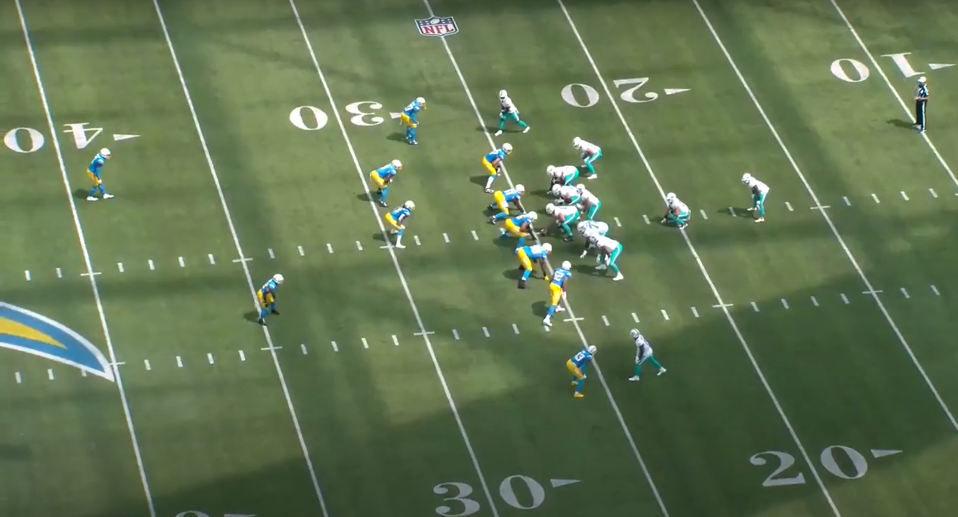
#> input picture old/frame.png, 2874 x 1550 px (shown at 1/3 size)
$ python field_hash_test.py
#> lines starting #> are read from the running program, lines starting #| are printed output that depends on the picture; after the words box and inside, x2 and y2 are one past the last pixel; in counts of white or black regions, pixels touching at a corner belong together; long printed decimals are rounded
import cv2
import numpy as np

# Load and convert image
# image = cv2.imread("field-hash.png")
image = cv2.imread("frame.png")
#> image is the input picture: shape (1550, 2874, 3); mean B, G, R 82.2, 116.7, 98.3
gray = cv2.cvtColor(image, cv2.COLOR_BGR2GRAY)
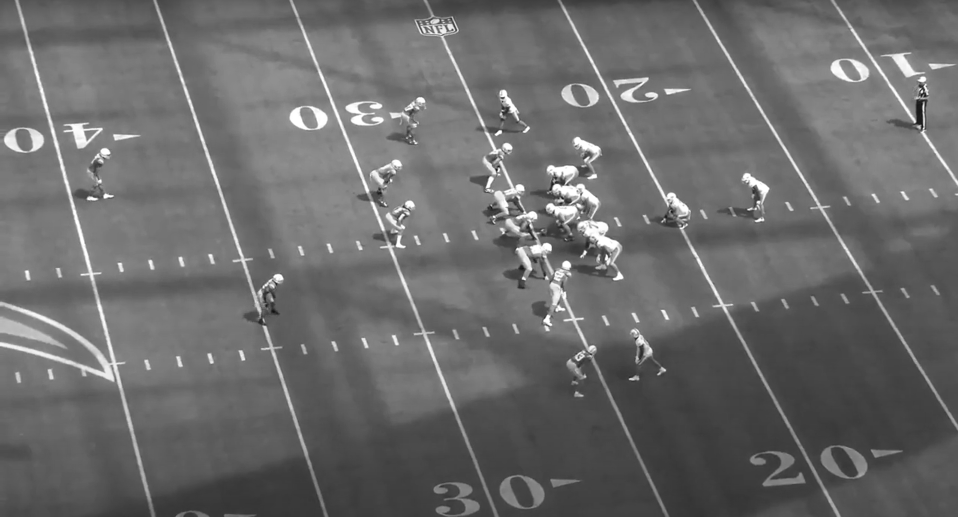
#> gray: shape (1550, 2874) (shown at 1/3 size); min 5, max 255, mean 107.2

clahe = cv2.createCLAHE(clipLimit=2.0, tileGridSize=(8,8))
enhanced = clahe.apply(gray)
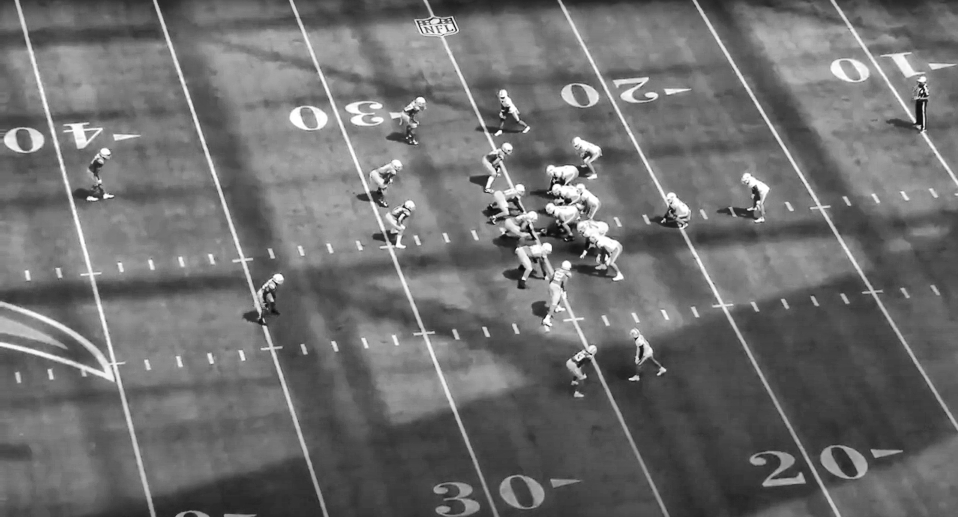
#> enhanced: shape (1550, 2874) (shown at 1/3 size); min 3, max 255, mean 110.5

# More aggressive edge detection specifically for lines
edges = cv2.Canny (
    enhanced,
    threshold1=150,  # Higher lower threshold
    threshold2=100,  # Higher upper threshold
    apertureSize=3
)
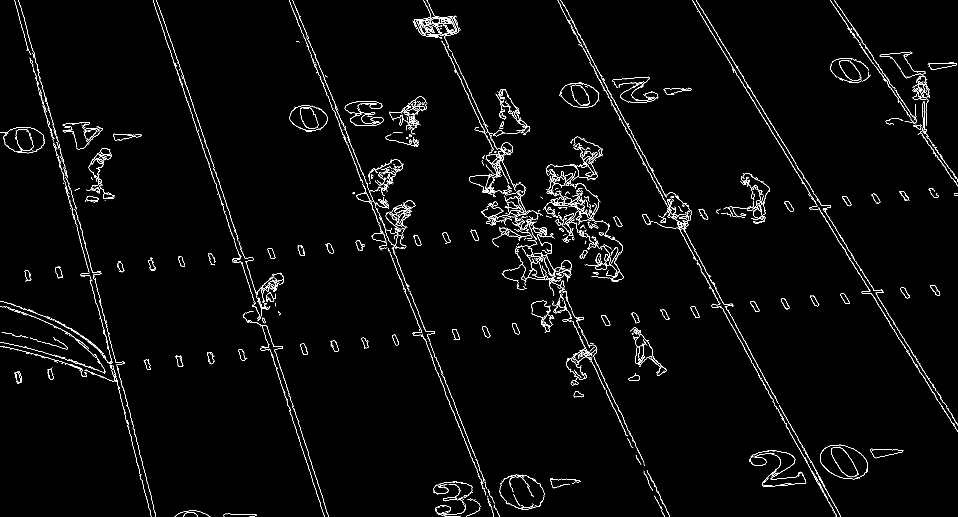
#> edges: shape (1550, 2874) (shown at 1/3 size); 1.7% white in thin lines or dots

# Dilate edges to connect nearby edges
kernel = np.ones((3,3), np.uint8)
dilated = cv2.dilate(edges, kernel, iterations=1)
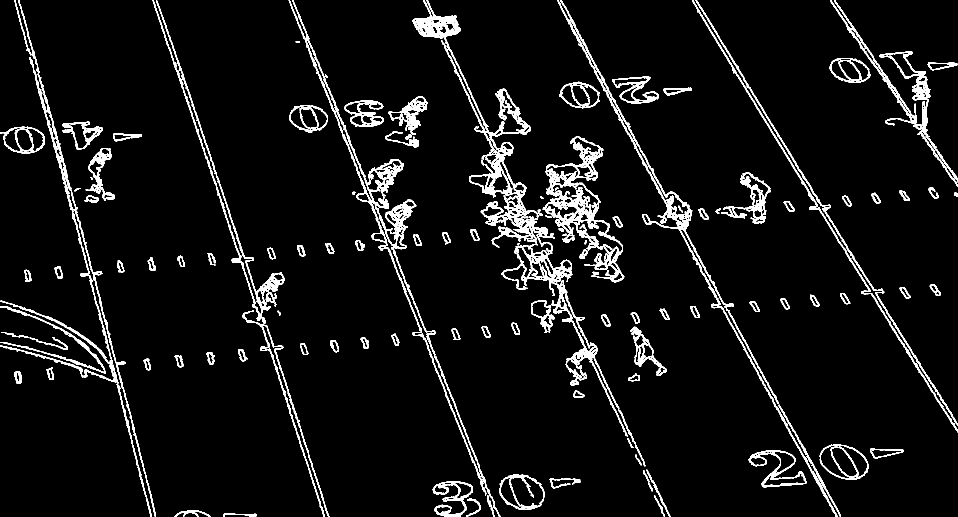
#> dilated: shape (1550, 2874) (shown at 1/3 size); 5.4% white; 155 white regions (1 under 20 px)

# Find contours
contours, _ = cv2.findContours(dilated, cv2.RETR_EXTERNAL, cv2.CHAIN_APPROX_SIMPLE)
#> contours = 142 contours, 2 with area under 20; largest, box (x1, y1, x2, y2) and area: (1237, 0, 1936, 1399) 58706, (1628, 408, 1873, 847) 39152, (866, 0, 1462, 1487) 23642, (1672, 0, 2512, 1550) 15210, (2459, 1333, 2605, 1439) 11463

data = []
finalContours = []

for contour in contours:
    area = cv2.contourArea(contour)
    peri = cv2.arcLength(contour, True)

    approx = cv2.approxPolyDP(contour, 0.02 * peri, True)
    if (area > 14 and area < 2000):
        x, y, w, h =  cv2.boundingRect(approx)
        print (x,y,w,h, " > ", abs(w - h) , area)
        if (abs(w - h) < 20):
            finalContours.append(contour)
            data.append(area)
#> this loop made 142 passes
#> (area, peri, approx, x, y, w, h) on passes 6, 12, 13, 16, 19, 21, 34: (242, 165.5, [[1462, 1486], [1463, 1506], [1482, 1549]], 1462, 1486, 21, 64), (197.5, 152.1, [[1930, 1411], [1930, 1420], [1957, 1473], [1947, 1442]], 1930, 1411, 28, 63), (543.5, 354.8, [[1939, 1409], [2010, 1549]], 1939, 1409, 72, 141), (1787, 236.2, [[2610, 1348], [2626, 1375], [2710, 1353]], 2610, 1348, 101, 28), (1396.5, 855.2, [[2336, 1214], [2522, 1549]], 2336, 1214, 187, 336), (632, 414.8, [[2775, 1123], [2873, 1277]], 2775, 1123, 99, 155), (443.5, 341, [[109, 1021], [203, 1047], [161, 1011], [201, 1044]], 109, 1011, 95, 37)
#> (area, peri, x, y, w, h) on passes 1, 2, 3, 4, 5, 7: (286.5, 260.2, 670, 1541, 101, 9), (465.5, 359, 523, 1530, 109, 20), (119, 94.43, 1480, 1513, 21, 37), (342.5, 250.1, 1398, 1494, 44, 56), (228, 158, 1962, 1486, 33, 64), (156, 110.1, 1461, 1468, 23, 44)
#| 670 1541 101 9  >  92 286.5
#| 523 1530 109 20  >  89 465.5
#| 1480 1513 21 37  >  16 119.0
#| 1398 1494 44 56  >  12 342.5
#| 1962 1486 33 64  >  31 228.0
#| 1462 1486 21 64  >  43 242.0
#| 1461 1468 23 44  >  21 156.0
#| 1298 1444 121 49  >  72 1634.5
#> (further printed lines are left out)
#> after the loop, data = 85 values, max 610.5 at index 13, min 19.5 at index 45, mean 317.1; finalContours = 85 contours, 1 with area under 20; largest, box (x1, y1, x2, y2) and area: (991, 1021, 1017, 1057) 610, (43, 1113, 65, 1152) 610, (164, 798, 189, 836) 597, (620, 1056, 644, 1094) 588, (797, 876, 829, 907) 586

print(data)
#> (printed output is left out)


# Process each contour
median_value = np.median(data)
#> median_value = 448.5

# Compute the 40th and 60th percentiles.
# np.percentile takes the percentile value as a number from 0 to 100.
percentile_40 = np.percentile(data, 40)
#> percentile_40 = 128.6
percentile_80 = np.percentile(data, 70)
#> percentile_80 = 505.3
average = np.average(data)
#> average = 317.1

# Print the results
print(f"Median: {median_value}")
#| Median: 448.5
print(f"40th Percentile: {percentile_40}")
#| 40th Percentile: 128.600
print(f"80th Percentile: {percentile_80}")
#| 80th Percentile: 505.3
print(average)
#| 317.082


for contour in finalContours:
    # Get perimeter and approximate the contour
    peri = cv2.arcLength(contour, True)
    approx = cv2.approxPolyDP(contour, 0.02 * peri, True)

    # Filter for rectangular shapes (4 points) and minimum area
    area = cv2.contourArea(contour)
    if len(approx) >= 4 and len(approx) <= 8 and area > percentile_40 and area < 2000:
        # Draw the rectangle
        x, y, w, h = cv2.boundingRect(approx)
        # if (x - y)
        cv2.rectangle(image, (x, y), (x+w, y+h), (0, 255, 0), 2)

        # Optional: Draw the actual contour in a different color
        cv2.drawContours(image, [approx], -1, (0, 0, 255), 2)
#> this loop made 85 passes
#> (peri, area, x, y, w, h) on passes 5, 7, 8, 11, 13, 14, 17, 18, 19, 20, 21, 22: (94.18, 448.5, 1720, 1172, 33, 22), (107.1, 610, 43, 1113, 22, 38), (117, 493.5, 140, 1102, 22, 38), (124.7, 588.5, 621, 1056, 23, 37), (101.4, 540.5, 900, 1031, 25, 33), (107, 610.5, 991, 1021, 26, 35), (99.6, 449, 1175, 1001, 23, 36), (109, 539.5, 1355, 986, 26, 34), (102.4, 544, 1445, 978, 27, 35), (102.2, 534.5, 1535, 968, 25, 35), (49.8, 135, 786, 952, 12, 19), (106.4, 573, 1803, 945, 28, 34)
#> (peri, area) on passes 1, 2, 3, 4, 6, 9: (94.43, 119), (250.1, 342.5), (80.43, 105), (80.18, 99.5), (103.6, 497), (104.2, 449.5)


# Show results
cv2.imshow("Detected Rectangles", image)
cv2.imshow("Edges", dilated)
cv2.waitKey(0)
cv2.destroyAllWindows()

$ run again, with old/field-hash.png copied over old/frame.png
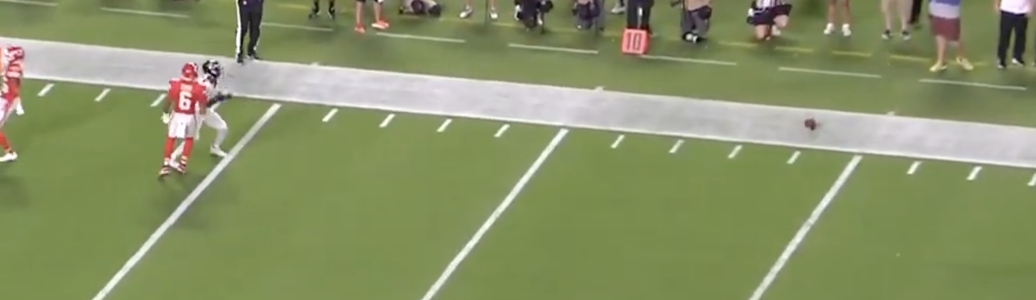
#> input picture old/field-hash.png, 2072 x 600 px (shown at 1/2 size)
#> image is the input picture: shape (600, 2072, 3); mean B, G, R 103.2, 146.3, 136.6
#> `edges = cv2.Canny ( enhanced, threshold1=150,`:
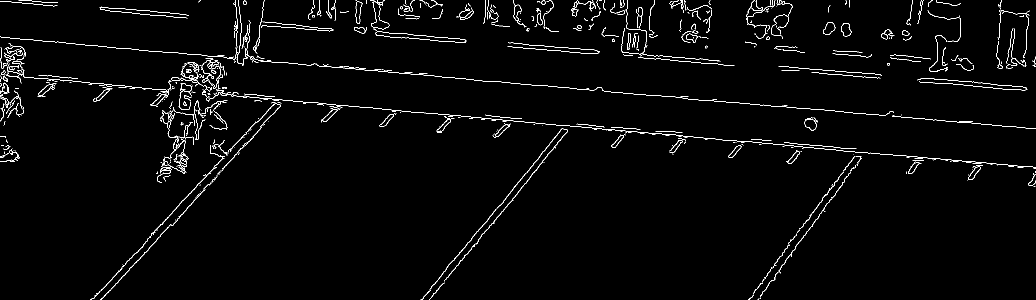
#> edges: shape (600, 2072) (shown at 1/2 size); 2.1% white in thin lines or dots
#> dilated: shape (600, 2072); 6.7% white; 121 white regions
#> contours = 115 contours, 8 with area under 20; largest, box (x1, y1, x2, y2) and area: (0, 86, 2072, 349) 19160, (313, 199, 456, 367) 7322, (0, 0, 1789, 232) 6126, (1220, 0, 1470, 133) 4050, (840, 256, 1137, 600) 3025
#> the loop `for contour in contours:` made 115 passes
#> (area, peri, approx, x, y, w, h) on passes 8, 11, 14, 16, 17: (1547.5, 981.3, [[450, 312], [419, 289], [444, 315], [179, 599]], 179, 289, 272, 311), (88, 89.66, [[1501, 278], [1501, 280], [1543, 282], [1543, 280]], 1501, 278, 43, 5), (123, 119, [[1310, 261], [1365, 266], [1363, 263]], 1310, 261, 56, 6), (132, 128.1, [[1221, 253], [1281, 260], [1273, 256]], 1221, 253, 61, 8), (130, 123.8, [[1152, 247], [1209, 255], [1206, 251]], 1152, 247, 58, 9)
#> (printed output is left out)
#> after the loop `for contour in contours:`: data = 63 values, max 1270.5 at index 51, min 16 at index 7, mean 189; finalContours = 63 contours, 6 with area under 20; largest, box (x1, y1, x2, y2) and area: (1491, 0, 1552, 79) 1270, (1068, 0, 1119, 65) 762, (1361, 46, 1418, 87) 718, (965, 0, 1021, 55) 664, (1142, 0, 1192, 35) 589
#> (printed output is left out)
#> median_value = 62.5
#> percentile_40 = 46.9
#> percentile_80 = 166.3
#> average = 189
#| Median: 62.5
#| 40th Percentile: 46.9
#| 80th Percentile: 166.300
#| 189.032
#> the loop `for contour in finalContours:` made 63 passes
#> (peri, area, x, y, w, h) on passes 1, 5, 13, 14, 21, 23, 25, 27: (56.38, 64.5, 325, 350, 17, 14), (103.7, 367, 1571, 299, 34, 30), (100.2, 586.5, 1609, 233, 28, 29), (102, 371.5, 758, 226, 36, 28), (43.31, 51, 512, 110, 18, 8), (47.66, 47, 1245, 108, 22, 5), (75.8, 82, 1489, 82, 26, 14), (53.21, 62.5, 1805, 72, 20, 9)
#> after the loop `for contour in finalContours:`:
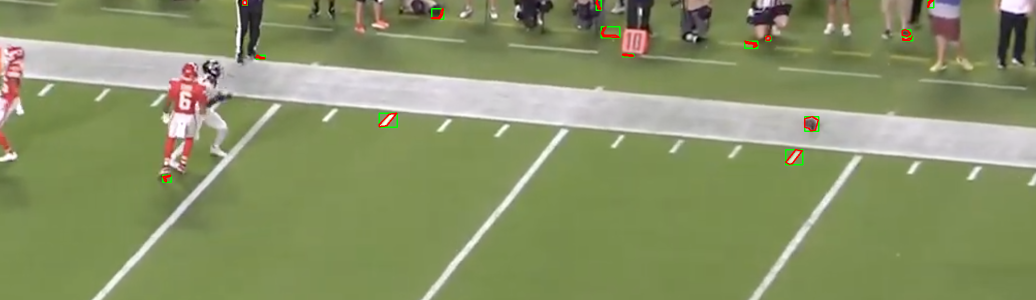
#> image: shape (600, 2072, 3) (shown at 1/2 size); 0.39% of pixels changed, all inside (x1, y1, x2, y2) = (324, 0, 1869, 366)
